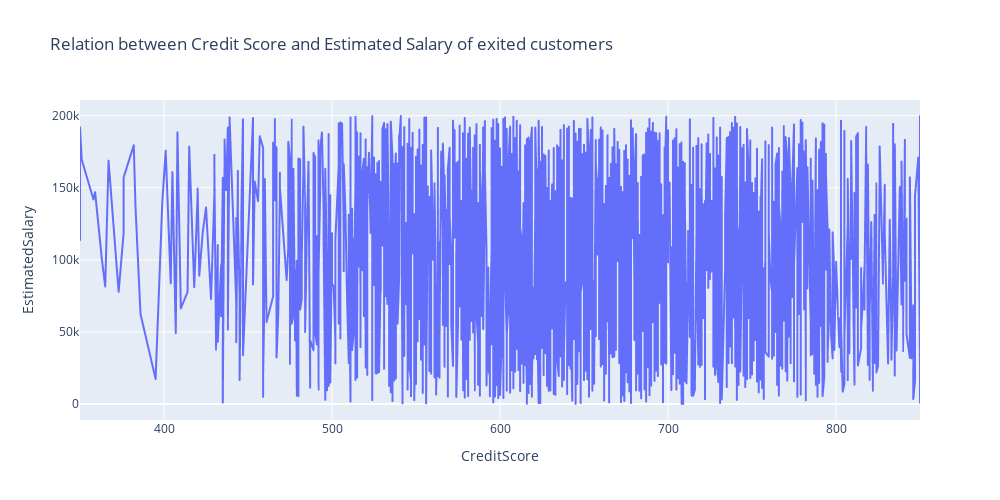
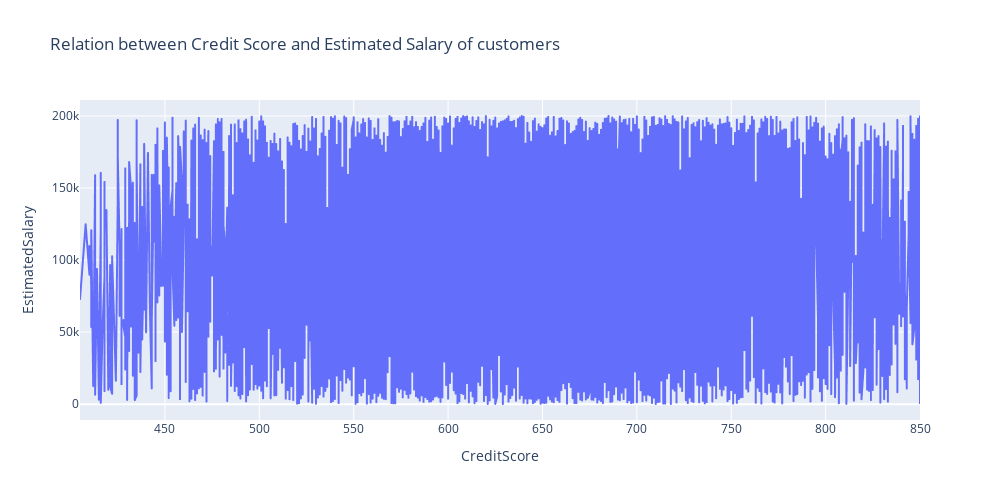

The code cell stored with these charts, in order, in its notebook:
### Markdown cell above
### Task 9.5

### Code cell
data_95 = churn_data['Exited'] == 'Exited'
data_95l = churn_data['Exited'] == 'Loyal'

data_95 = churn_data[churn_data['Exited'] == 'Exited'].pivot_table(values=['CreditScore', 'EstimatedSalary'], index='CustomerId').sort_values('CreditScore')
data_95l = churn_data[churn_data['Exited'] == 'Loyal'].pivot_table(values=['CreditScore', 'EstimatedSalary'], index='CustomerId').sort_values('CreditScore')
display(data_95)
fig = px.line(
    data_95,
    x='CreditScore',
    y='EstimatedSalary',
    title='Relation between Credit Score and Estimated Salary of exited customers',
    width=1000,
    height=500,    
)
fig.show()
fig = px.line(
    data_95l,
    x='CreditScore',
    y='EstimatedSalary',
    title='Relation between Credit Score and Estimated Salary of customers',
    width=1000,
    height=500,    
)
fig.show()

### Figure 1 — Plotly figure (JSON) as saved in the notebook; plotly's stock layout.template omitted (floating-point values rounded to 4 significant figures; data arrays with more than 128 entries replaced by an {"elided": "..."} marker saying what was removed)
{"data": [{"hovertemplate": "CreditScore=%{x}<br>EstimatedSalary=%{y}<extra></extra>", "legendgroup": "", "line": {"color": "#636efa", "dash": "solid"}, "marker": {"symbol": "circle"}, "mode": "lines", "name": "", "showlegend": false, "type": "scattergl", "x": {"elided": "2037 int values"}, "xaxis": "x", "y": {"elided": "2037 float values"}, "yaxis": "y"}], "layout": {"height": 500, "legend": {"tracegroupgap": 0}, "title": {"text": "Relation between Credit Score and Estimated Salary of exited customers"}, "width": 1000, "xaxis": {"anchor": "y", "domain": [0, 1], "title": {"text": "CreditScore"}}, "yaxis": {"anchor": "x", "domain": [0, 1], "title": {"text": "EstimatedSalary"}}}}

### Figure 2 — Plotly figure (JSON) as saved in the notebook; plotly's stock layout.template omitted (floating-point values rounded to 4 significant figures; data arrays with more than 128 entries replaced by an {"elided": "..."} marker saying what was removed)
{"data": [{"hovertemplate": "CreditScore=%{x}<br>EstimatedSalary=%{y}<extra></extra>", "legendgroup": "", "line": {"color": "#636efa", "dash": "solid"}, "marker": {"symbol": "circle"}, "mode": "lines", "name": "", "showlegend": false, "type": "scattergl", "x": {"elided": "7963 int values"}, "xaxis": "x", "y": {"elided": "7963 float values"}, "yaxis": "y"}], "layout": {"height": 500, "legend": {"tracegroupgap": 0}, "title": {"text": "Relation between Credit Score and Estimated Salary of customers"}, "width": 1000, "xaxis": {"anchor": "y", "domain": [0, 1], "title": {"text": "CreditScore"}}, "yaxis": {"anchor": "x", "domain": [0, 1], "title": {"text": "EstimatedSalary"}}}}
